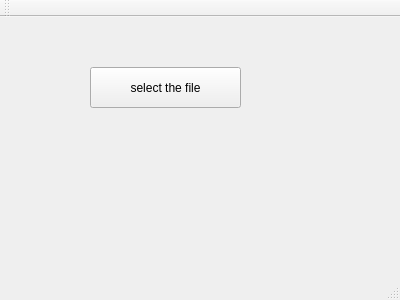
<?xml version="1.0" encoding="UTF-8"?>
<ui version="4.0">
 <class>MainWindow</class>
 <widget class="QMainWindow" name="MainWindow">
  <property name="geometry">
   <rect>
    <x>0</x>
    <y>0</y>
    <width>400</width>
    <height>300</height>
   </rect>
  </property>
  <property name="windowTitle">
   <string>MainWindow</string>
  </property>
  <widget class="QWidget" name="centralWidget">
   <widget class="QPushButton" name="pushButton">
    <property name="geometry">
     <rect>
      <x>90</x>
      <y>50</y>
      <width>151</width>
      <height>41</height>
     </rect>
    </property>
    <property name="text">
     <string>select the file</string>
    </property>
   </widget>
  </widget>
  <widget class="QMenuBar" name="menuBar">
   <property name="geometry">
    <rect>
     <x>0</x>
     <y>0</y>
     <width>400</width>
     <height>25</height>
    </rect>
   </property>
  </widget>
  <widget class="QToolBar" name="mainToolBar">
   <attribute name="toolBarArea">
    <enum>TopToolBarArea</enum>
   </attribute>
   <attribute name="toolBarBreak">
    <bool>false</bool>
   </attribute>
  </widget>
  <widget class="QStatusBar" name="statusBar"/>
 </widget>
 <layoutdefault spacing="6" margin="11"/>
 <resources/>
 <connections/>
</ui>
